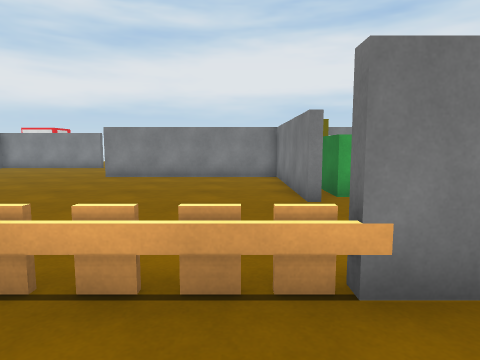
[1] (above)

23 first-person views from a walk through a 3-D level made in the Unity game engine. The camera is 1.2 m above the floor, tilts 6° down and sees 75° across. The floor is counted in squares, 1 m on a side. Each view is taken from the middle of a square. On the plan, view 1 faces up. The plan holds only what a view shows up to about 13 squares ahead; the rest is blank. The place goes on beyond the plan. The player character is not drawn. Surface patterns are stand-ins for the level's own textures.

[2]
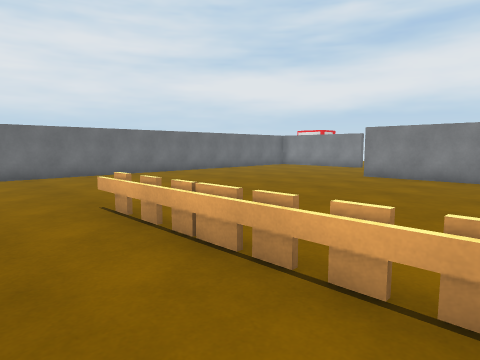

[3]
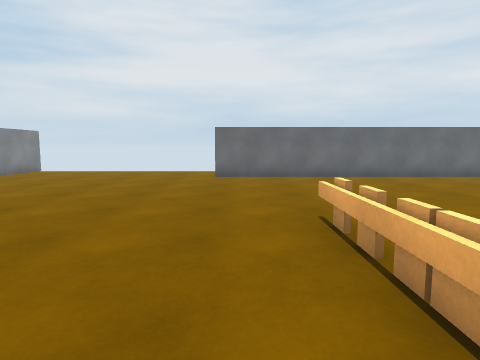

[4]
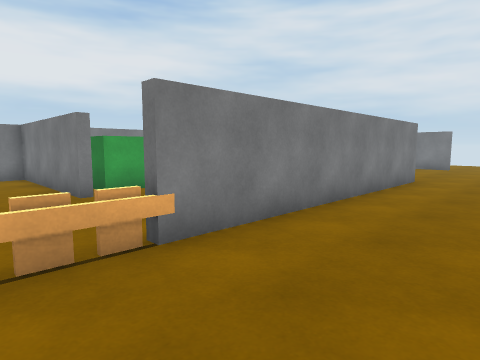

[5]
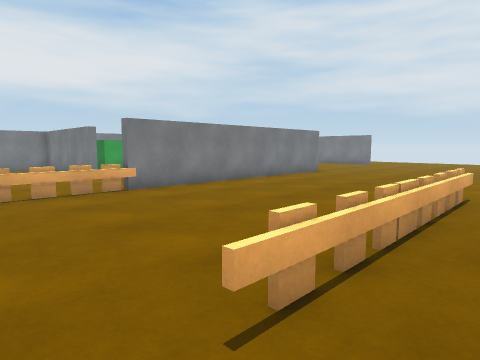

[6]
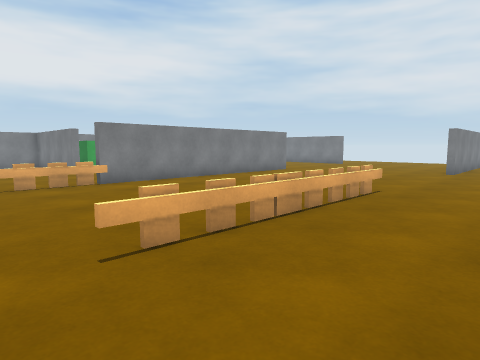

[7]
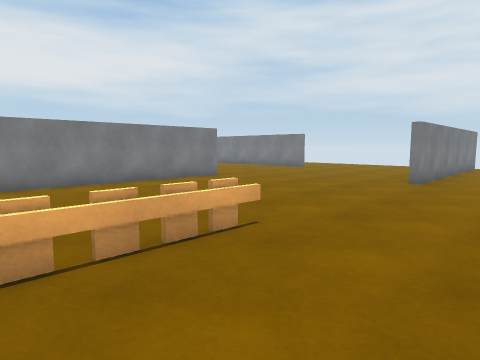

[8]
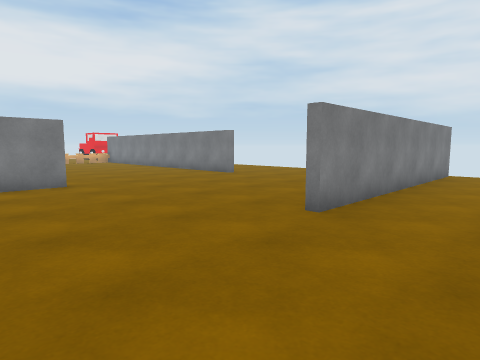

[9]
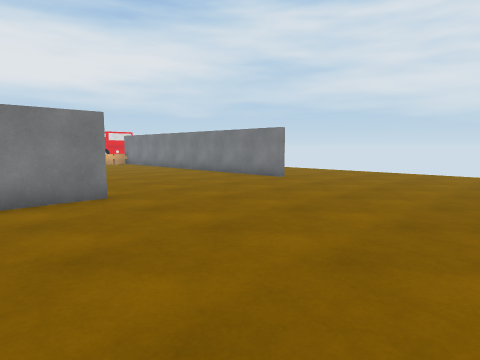

[10]
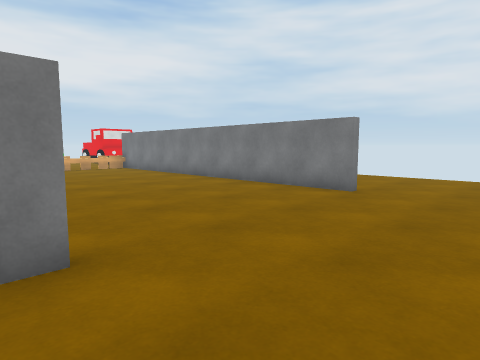

[11]
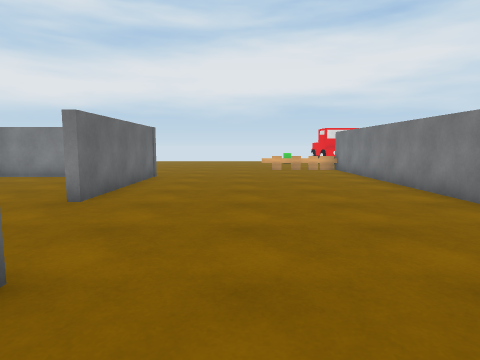

[12]
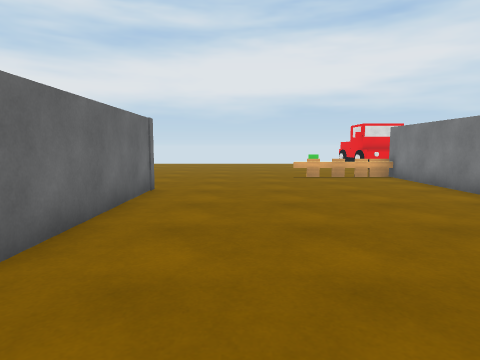

[13]
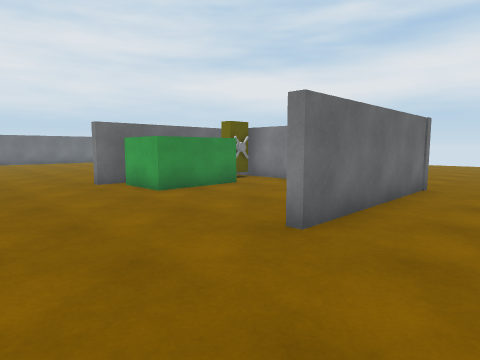

[14]
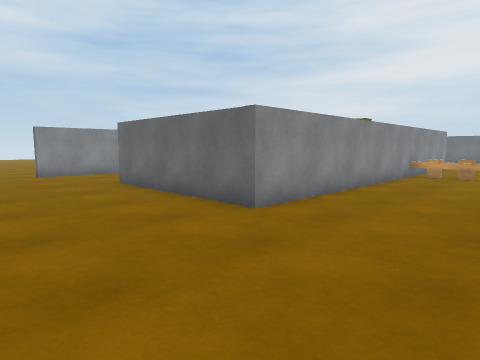

[15]
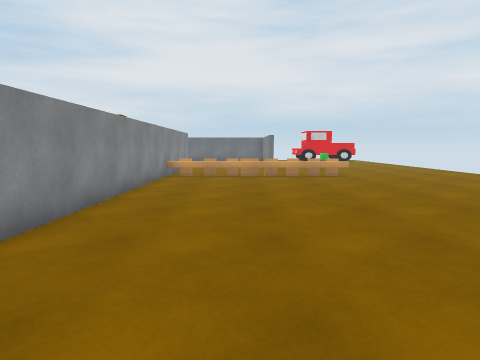

[16]
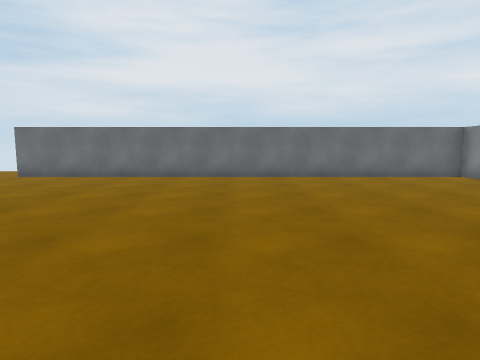

[17]
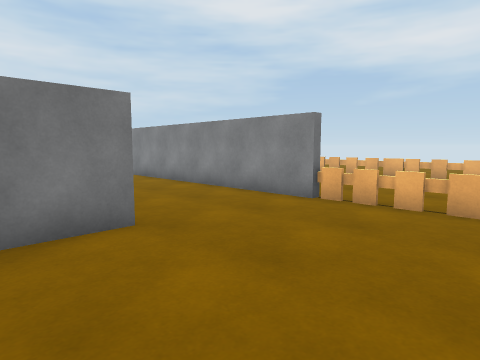

[18]
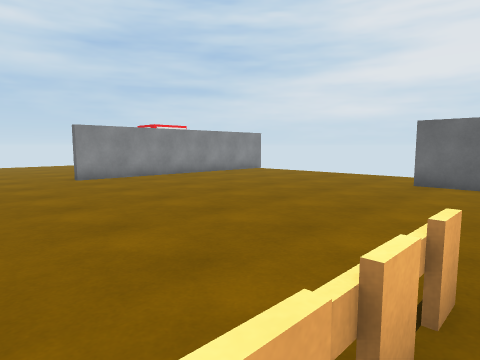

[19]
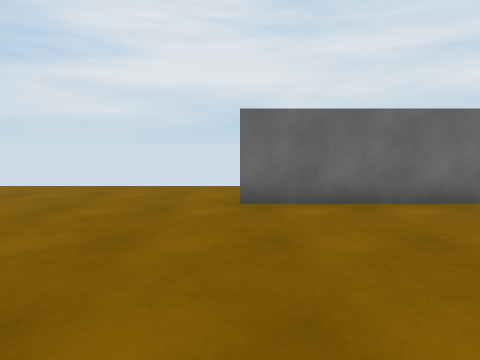

[20]
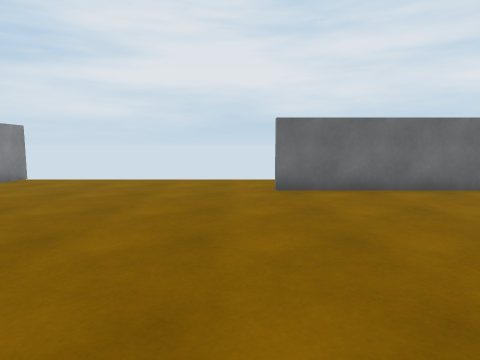

[21]
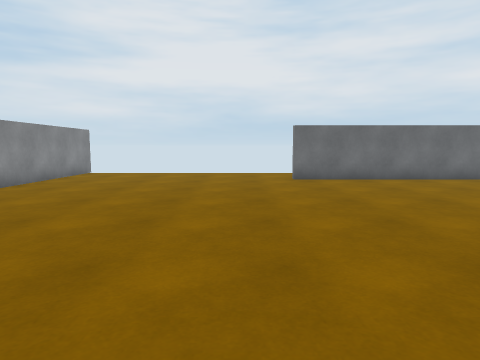

[22]
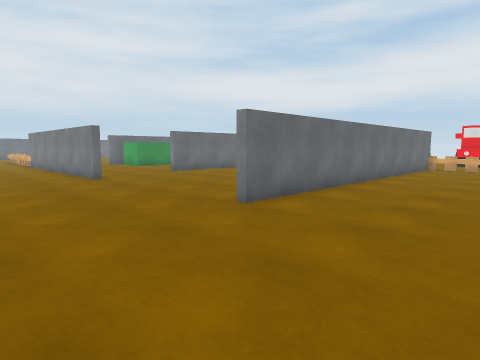

[23]
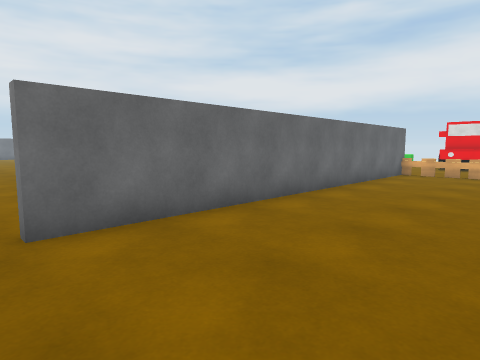

### Floor plan
Key: @ floor where view 1 was taken; # wall or solid block; x gap in a wall; . floor; = window, fence, low wall or low ledge; ^ raised ledge; G gun.
Columns run from 16 left of view 1 to 23 right of it. Each row starts with its distance up from view 1.
 17   #...          x..............===x ==
 16   #....         =.............=...#=..
 15   #......      .x.................#...
 14   #.......     .x.................#...
 13   #........###############........#....
 12   #...............#G...  #........#....
 11   #...............#G.... #........#....
 10   #...............# ^... #........#....
  9   #...............# ^....#........#....
  8   #...............#^^....#........#....
  7   #...............#......#........#....
  6   #...............................#.....
  5   #...............................#.....
  4   #.......    ....................#.....
  3   #..............###########......#.....
  2   #.......=xx==xx###########............
  1   #.....................................
  0 ................@.......................
 -1 .......................................
 -2 ........................................
 -3 ........................................
 -4 ....................................
 -5 ..............=xxxxxxx=.......#########x
 -6 ........................................
 -7 ............. ......................
 -8 .............. .... ... . ...

Positions as (right, up) in squares from view 1, and headings:
1: (0, 0), facing up
2: (0, 0), facing up-left
3: (-1, 1), facing left
4: (-1, -1), facing up-right
5: (-3, -6), facing up-right
6: (-3, -8), facing up-right
7: (2, -8), facing up-right
8: (8, -8), facing up-right
9: (8, -5), facing up-right
10: (10, -1), facing up-right
11: (13, 0), facing up
12: (12, 4), facing up
13: (12, 3), facing up-left
14: (14, 17), facing down-left
15: (13, 16), facing left
16: (-1, 9), facing left
17: (-3, 9), facing down-right
18: (-3, 3), facing down-left
19: (-7, 0), facing left
20: (-5, -1), facing left
21: (-2, -2), facing left
22: (23, -2), facing up-left
23: (23, 2), facing up-left
